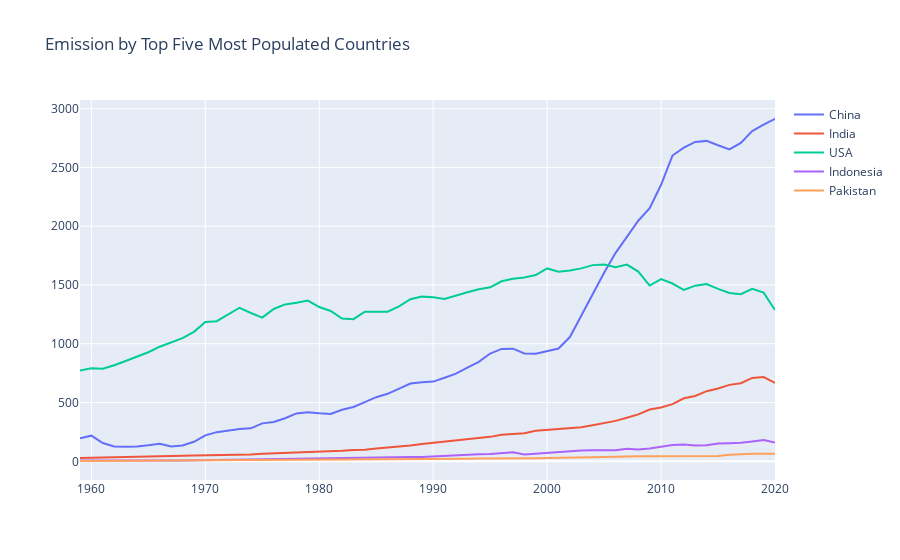

Here is the notebook cell this chart was saved with:
### Code cell
trace00 = go.Scatter(x=top5_country.Year, y=top5_country["China"], name="China")
trace11 = go.Scatter(x=top5_country.Year, y=top5_country["India"], name="India")
trace22 = go.Scatter(x=top5_country.Year, y=top5_country["USA"], name="USA")
trace33 = go.Scatter(x=top5_country.Year, y=top5_country["Indonesia"], name="Indonesia")
trace44 = go.Scatter(x=top5_country.Year, y=top5_country["Pakistan"], name="Pakistan")

path = [trace00, trace11, trace22, trace33, trace44]
layout = {"title": "Emission by Top Five Most Populated Countries"}

fig = go.Figure(data=path, layout=layout)

iplot(fig, show_link=False)
